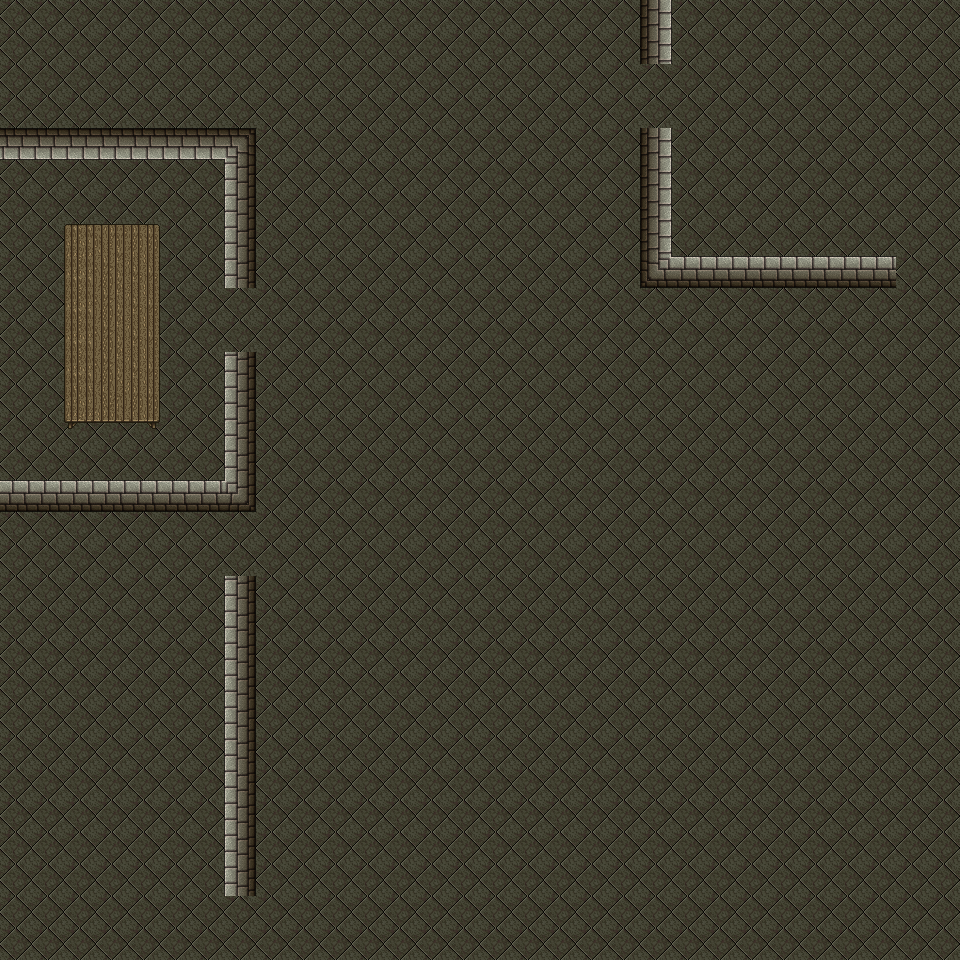

The image is a tile-based game level rendered from a .tmx file. Its description and complete source (layers, tilesets, objects, tile grids) follow:
An orthogonal 30x30 tile map with 32x32 px tiles, 2 tile layers (Floor, Wall), 2 tilesets and 9 objects.

<map version="1.10" tiledversion="1.12.0" orientation="orthogonal" renderorder="right-down" width="30" height="30" tilewidth="32" tileheight="32" infinite="0" nextlayerid="4" nextobjectid="19">
 <tileset firstgid="1" name="walls1" tilewidth="32" tileheight="32" tilecount="224" columns="14">
  <image source="walls1.png" trans="929c9a" width="448" height="512" />
 </tileset>
 <tileset firstgid="225" name="table" tilewidth="32" tileheight="32" tilecount="12" columns="3">
  <image source="table.png" trans="929c9a" width="96" height="128" />
 </tileset>
 <layer id="2" name="Floor" width="30" height="30" opacity="0.6">
  <data encoding="csv">
49,49,49,49,49,49,49,49,49,49,49,49,49,49,49,49,49,49,49,49,49,49,49,49,49,49,49,49,49,49,
49,49,49,49,49,49,49,49,49,49,49,49,49,49,49,49,49,49,49,49,49,49,49,49,49,49,49,49,49,49,
49,49,49,49,49,49,49,49,49,49,49,49,49,49,49,49,49,49,49,49,49,49,49,49,49,49,49,49,49,49,
49,49,49,49,49,49,49,49,49,49,49,49,49,49,49,49,49,49,49,49,49,49,49,49,49,49,49,49,49,49,
49,49,49,49,49,49,49,49,49,49,49,49,49,49,49,49,49,49,49,49,49,49,49,49,49,49,49,49,49,49,
49,49,49,49,49,49,49,49,49,49,49,49,49,49,49,49,49,49,49,49,49,49,49,49,49,49,49,49,49,49,
49,49,49,49,49,49,49,49,49,49,49,49,49,49,49,49,49,49,49,49,49,49,49,49,49,49,49,49,49,49,
49,49,49,49,49,49,49,49,49,49,49,49,49,49,49,49,49,49,49,49,49,49,49,49,49,49,49,49,49,49,
49,49,49,49,49,49,49,49,49,49,49,49,49,49,49,49,49,49,49,49,49,49,49,49,49,49,49,49,49,49,
49,49,49,49,49,49,49,49,49,49,49,49,49,49,49,49,49,49,49,49,49,49,49,49,49,49,49,49,49,49,
49,49,49,49,49,49,49,49,49,49,49,49,49,49,49,49,49,49,49,49,49,49,49,49,49,49,49,49,49,49,
49,49,49,49,49,49,49,49,49,49,49,49,49,49,49,49,49,49,49,49,49,49,49,49,49,49,49,49,49,49,
49,49,49,49,49,49,49,49,49,49,49,49,49,49,49,49,49,49,49,49,49,49,49,49,49,49,49,49,49,49,
49,49,49,49,49,49,49,49,49,49,49,49,49,49,49,49,49,49,49,49,49,49,49,49,49,49,49,49,49,49,
49,49,49,49,49,49,49,49,49,49,49,49,49,49,49,49,49,49,49,49,49,49,49,49,49,49,49,49,49,49,
49,49,49,49,49,49,49,49,49,49,49,49,49,49,49,49,49,49,49,49,49,49,49,49,49,49,49,49,49,49,
49,49,49,49,49,49,49,49,49,49,49,49,49,49,49,49,49,49,49,49,49,49,49,49,49,49,49,49,49,49,
49,49,49,49,49,49,49,49,49,49,49,49,49,49,49,49,49,49,49,49,49,49,49,49,49,49,49,49,49,49,
49,49,49,49,49,49,49,49,49,49,49,49,49,49,49,49,49,49,49,49,49,49,49,49,49,49,49,49,49,49,
49,49,49,49,49,49,49,49,49,49,49,49,49,49,49,49,49,49,49,49,49,49,49,49,49,49,49,49,49,49,
49,49,49,49,49,49,49,49,49,49,49,49,49,49,49,49,49,49,49,49,49,49,49,49,49,49,49,49,49,49,
49,49,49,49,49,49,49,49,49,49,49,49,49,49,49,49,49,49,49,49,49,49,49,49,49,49,49,49,49,49,
49,49,49,49,49,49,49,49,49,49,49,49,49,49,49,49,49,49,49,49,49,49,49,49,49,49,49,49,49,49,
49,49,49,49,49,49,49,49,49,49,49,49,49,49,49,49,49,49,49,49,49,49,49,49,49,49,49,49,49,49,
49,49,49,49,49,49,49,49,49,49,49,49,49,49,49,49,49,49,49,49,49,49,49,49,49,49,49,49,49,49,
49,49,49,49,49,49,49,49,49,49,49,49,49,49,49,49,49,49,49,49,49,49,49,49,49,49,49,49,49,49,
49,49,49,49,49,49,49,49,49,49,49,49,49,49,49,49,49,49,49,49,49,49,49,49,49,49,49,49,49,49,
49,49,49,49,49,49,49,49,49,49,49,49,49,49,49,49,49,49,49,49,49,49,49,49,49,49,49,49,49,49,
49,49,49,49,49,49,49,49,49,49,49,49,49,49,49,49,49,49,49,49,49,49,49,49,49,49,49,49,49,49,
49,49,49,49,49,49,49,49,49,49,49,49,49,49,49,49,49,49,49,49,49,49,49,49,49,49,49,49,49,49
</data>
 </layer>
 <layer id="1" name="Wall" width="30" height="30">
  <data encoding="csv">
0,0,0,0,0,0,0,0,0,0,0,0,0,0,0,0,0,0,0,0,15,0,0,0,0,0,0,0,0,0,
0,0,0,0,0,0,0,0,0,0,0,0,0,0,0,0,0,0,0,0,15,0,0,0,0,0,0,0,0,0,
0,0,0,0,0,0,0,0,0,0,0,0,0,0,0,0,0,0,0,0,0,0,0,0,0,0,0,0,0,0,
0,0,0,0,0,0,0,0,0,0,0,0,0,0,0,0,0,0,0,0,0,0,0,0,0,0,0,0,0,0,
4,4,4,4,4,4,4,32,0,0,0,0,0,0,0,0,0,0,0,0,15,0,0,0,0,0,0,0,0,0,
0,0,0,0,0,0,0,16,0,0,0,0,0,0,0,0,0,0,0,0,15,0,0,0,0,0,0,0,0,0,
0,0,0,0,0,0,0,16,0,0,0,0,0,0,0,0,0,0,0,0,15,0,0,0,0,0,0,0,0,0,
0,0,225,226,227,0,0,16,0,0,0,0,0,0,0,0,0,0,0,0,15,0,0,0,0,0,0,0,0,0,
0,0,228,229,230,0,0,16,0,0,0,0,0,0,0,0,0,0,0,0,45,18,18,18,18,18,18,18,0,0,
0,0,228,229,230,0,0,0,0,0,0,0,0,0,0,0,0,0,0,0,0,0,0,0,0,0,0,0,0,0,
0,0,228,229,230,0,0,0,0,0,0,0,0,0,0,0,0,0,0,0,0,0,0,0,0,0,0,0,0,0,
0,0,228,229,230,0,0,16,0,0,0,0,0,0,0,0,0,0,0,0,0,0,0,0,0,0,0,0,0,0,
0,0,231,232,233,0,0,16,0,0,0,0,0,0,0,0,0,0,0,0,0,0,0,0,0,0,0,0,0,0,
0,0,234,235,236,0,0,16,0,0,0,0,0,0,0,0,0,0,0,0,0,0,0,0,0,0,0,0,0,0,
0,0,0,0,0,0,0,16,0,0,0,0,0,0,0,0,0,0,0,0,0,0,0,0,0,0,0,0,0,0,
18,18,18,18,18,18,18,46,0,0,0,0,0,0,0,0,0,0,0,0,0,0,0,0,0,0,0,0,0,0,
0,0,0,0,0,0,0,0,0,0,0,0,0,0,0,0,0,0,0,0,0,0,0,0,0,0,0,0,0,0,
0,0,0,0,0,0,0,0,0,0,0,0,0,0,0,0,0,0,0,0,0,0,0,0,0,0,0,0,0,0,
0,0,0,0,0,0,0,16,0,0,0,0,0,0,0,0,0,0,0,0,0,0,0,0,0,0,0,0,0,0,
0,0,0,0,0,0,0,16,0,0,0,0,0,0,0,0,0,0,0,0,0,0,0,0,0,0,0,0,0,0,
0,0,0,0,0,0,0,16,0,0,0,0,0,0,0,0,0,0,0,0,0,0,0,0,0,0,0,0,0,0,
0,0,0,0,0,0,0,16,0,0,0,0,0,0,0,0,0,0,0,0,0,0,0,0,0,0,0,0,0,0,
0,0,0,0,0,0,0,16,0,0,0,0,0,0,0,0,0,0,0,0,0,0,0,0,0,0,0,0,0,0,
0,0,0,0,0,0,0,16,0,0,0,0,0,0,0,0,0,0,0,0,0,0,0,0,0,0,0,0,0,0,
0,0,0,0,0,0,0,16,0,0,0,0,0,0,0,0,0,0,0,0,0,0,0,0,0,0,0,0,0,0,
0,0,0,0,0,0,0,16,0,0,0,0,0,0,0,0,0,0,0,0,0,0,0,0,0,0,0,0,0,0,
0,0,0,0,0,0,0,16,0,0,0,0,0,0,0,0,0,0,0,0,0,0,0,0,0,0,0,0,0,0,
0,0,0,0,0,0,0,16,0,0,0,0,0,0,0,0,0,0,0,0,0,0,0,0,0,0,0,0,0,0,
0,0,0,0,0,0,0,0,0,0,0,0,0,0,0,0,0,0,0,0,0,0,0,0,0,0,0,0,0,0,
0,0,0,0,0,0,0,0,0,0,0,0,0,0,0,0,0,0,0,0,0,0,0,0,0,0,0,0,0,0
</data>
 </layer>
 <objectgroup id="3" name="WallHitbox">
  <object id="9" x="0" y="480" width="256" height="32" />
  <object id="10" x="224" y="352" width="32" height="128" />
  <object id="11" x="224" y="160" width="32" height="128" />
  <object id="12" x="0" y="128" width="256" height="32" />
  <object id="14" x="224" y="576" width="32" height="320" />
  <object id="15" x="64" y="224" width="96" height="199" />
  <object id="16" x="640" y="0" width="32" height="64" />
  <object id="17" x="640" y="128" width="32" height="160" />
  <object id="18" x="672" y="256" width="224" height="32" />
 </objectgroup>
</map>
